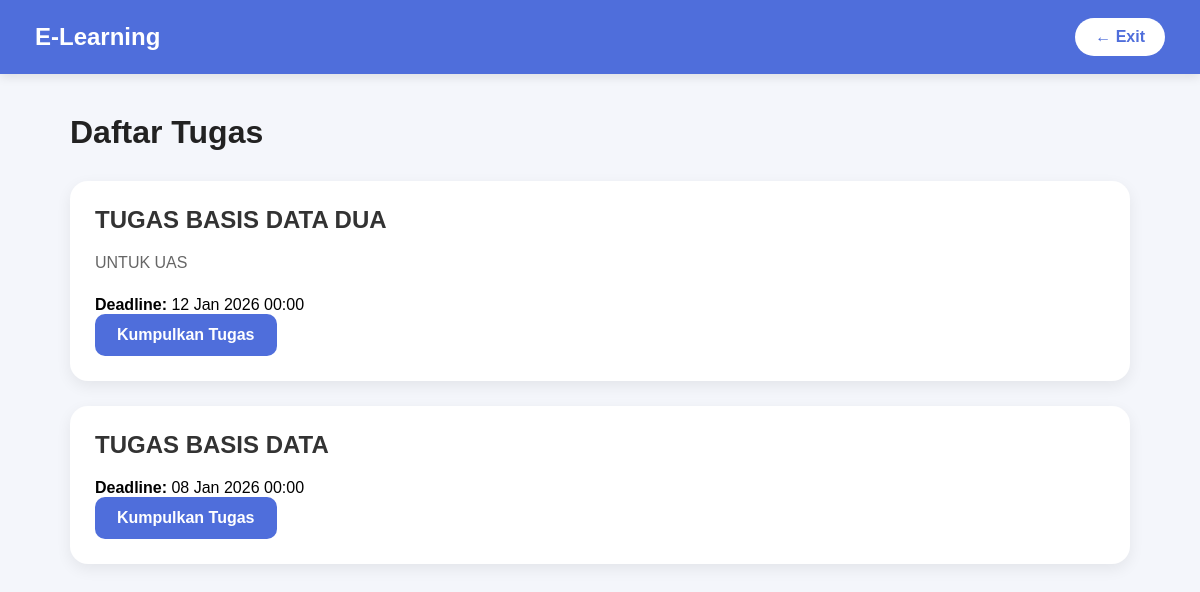
/mahasiswa/u_tugas.php (signed in), run on the app's committed database.
### tables this page shows
CREATE TABLE `tugas` (
  `id` int(11) NOT NULL,
  `judul` varchar(100) DEFAULT NULL,
  `deskripsi` text DEFAULT NULL,
  `deadline` date DEFAULT NULL,
  `file` varchar(255) DEFAULT NULL,
  `matkul_id` int(11) DEFAULT NULL
);

### mahasiswa/u_tugas.php (the view, shortened to what this page needs)
<?php
include '../koneksi.php';
$id_mahasiswa = $_SESSION['id'];
$ambilMatkul = mysqli_fetch_assoc(mysqli_query($conn,"
SELECT matkul_id
FROM users
WHERE id='$id_mahasiswa'
"));
$matkul_id = $ambilMatkul['matkul_id'];
$query = mysqli_query($conn, "
    SELECT *
    FROM tugas
    WHERE matkul_id='$matkul_id'
    ORDER BY id DESC
");
?>
<!DOCTYPE html>
<html lang="id">
<head>
</head>
<body>
    <div class="navbar">
        <div class="logo">
            E-Learning
        </div>
        <a href="index.php" class="btn-exit">
            ← Exit
        </a>
    </div>
    <div class="container">
        <?php if(isset($_GET['id'])){ ?>
            <div class="title">
                Kumpulkan Tugas: <?php echo $task['judul']; ?>
            </div>
            <div class="card">
                <div class="judul">
                    <?php echo $task['judul']; ?>
                </div>
                <div class="deskripsi">
                    <?php echo $task['deskripsi']; ?>
                </div>
                <?php if($task['deadline']){ ?>
                    <p><strong>Deadline:</strong> <?php echo date('d M Y H:i', strtotime($task['deadline'])); ?></p>
                <?php } ?>
                <?php if($submitted){ ?>
                    <div class="submitted">
                        <strong>Tugas sudah dikumpulkan</strong><br>
                        File: <?php echo $submitted['file']; ?><br>
                        Waktu: <?php echo date('d M Y H:i', strtotime($submitted['tanggal'])); ?>
                    </div>
                <?php } else { ?>
                    <?php if(isset($error)){ ?>
                        <div class="error"><?php echo $error; ?></div>
                    <?php } ?>
                    <form method="post" enctype="multipart/form-data">
                        <div class="form-group">
                            <label for="file">Pilih File Tugas:</label>
                            <input type="file" name="file" id="file" required>
                            <small>Format yang didukung: PDF, DOC, DOCX, TXT, JPG, PNG, ZIP</small>
                        </div>
                        <button type="submit" name="submit" class="btn-submit">Kumpulkan Tugas</button>
                    </form>
                <?php } ?>
                <a href="u_tugas.php" class="btn-kumpul" style="margin-top:20px;">Kembali</a>
            </div>
        <?php } else { ?>
            <div class="title">
                Daftar Tugas
            </div>
            <?php if(mysqli_num_rows($query) > 0){ ?>
                <?php while($tugas = mysqli_fetch_assoc($query)){ ?>
                    <div class="card">
                        <div class="judul">
                            <?php echo $tugas['judul']; ?>
                        </div>
                        <div class="deskripsi">
                            <?php echo $tugas['deskripsi']; ?>
                        </div>
                        <?php if($tugas['deadline']){ ?>
                            <p><strong>Deadline:</strong> <?php echo date('d M Y H:i', strtotime($tugas['deadline'])); ?></p>
                        <?php } ?>
                        <a
                            href="u_tugas.php?id=<?php echo $tugas['id']; ?>"
                            class="btn-kumpul"
                        >
                            Kumpulkan Tugas
                        </a>
                    </div>
                <?php } ?>
            <?php } else { ?>
                <div class="kosong">
                    Belum ada tugas tersedia
                </div>
            <?php } ?>
        <?php } ?>
    </div>
</body>
</html>

### mahasiswa/u_tugas.php (style rules this page uses)
* { margin:0; padding:0; box-sizing:border-box; font-family:Arial, sans-serif; }
body { background:#f4f6fb; }
.navbar { width:100%; background:#4f6edb; padding:18px 35px; color:white; display:flex; justify-content:space-between; align-items:center; box-shadow:0 3px 10px rgba(0,0,0,0.1); }
.logo { font-size:24px; font-weight:bold; }
.btn-exit { background:white; color:#4f6edb; text-decoration:none; padding:10px 20px; border-radius:30px; font-weight:bold; transition:0.3s; }
.container { width:100%; max-width:1100px; margin:40px auto; padding:0 20px; }
.title { font-size:32px; font-weight:bold; color:#222; margin-bottom:30px; }
.card { background:white; border-radius:18px; padding:25px; margin-bottom:25px; box-shadow:0 5px 15px rgba(0,0,0,0.07); transition:0.3s; }
.judul { font-size:24px; font-weight:bold; color:#333; margin-bottom:15px; }
.deskripsi { color:#666; line-height:1.7; margin-bottom:20px; }
.btn-kumpul { display:inline-block; background:#4f6edb; color:white; text-decoration:none; padding:12px 22px; border-radius:10px; font-weight:bold; transition:0.3s; }

### data on the page
tugas: judul "TUGAS BASIS DATA DUA", deskripsi "UNTUK UAS", deadline "12 Jan 2026 00:00"
tugas: judul "TUGAS BASIS DATA", deadline "08 Jan 2026 00:00"
